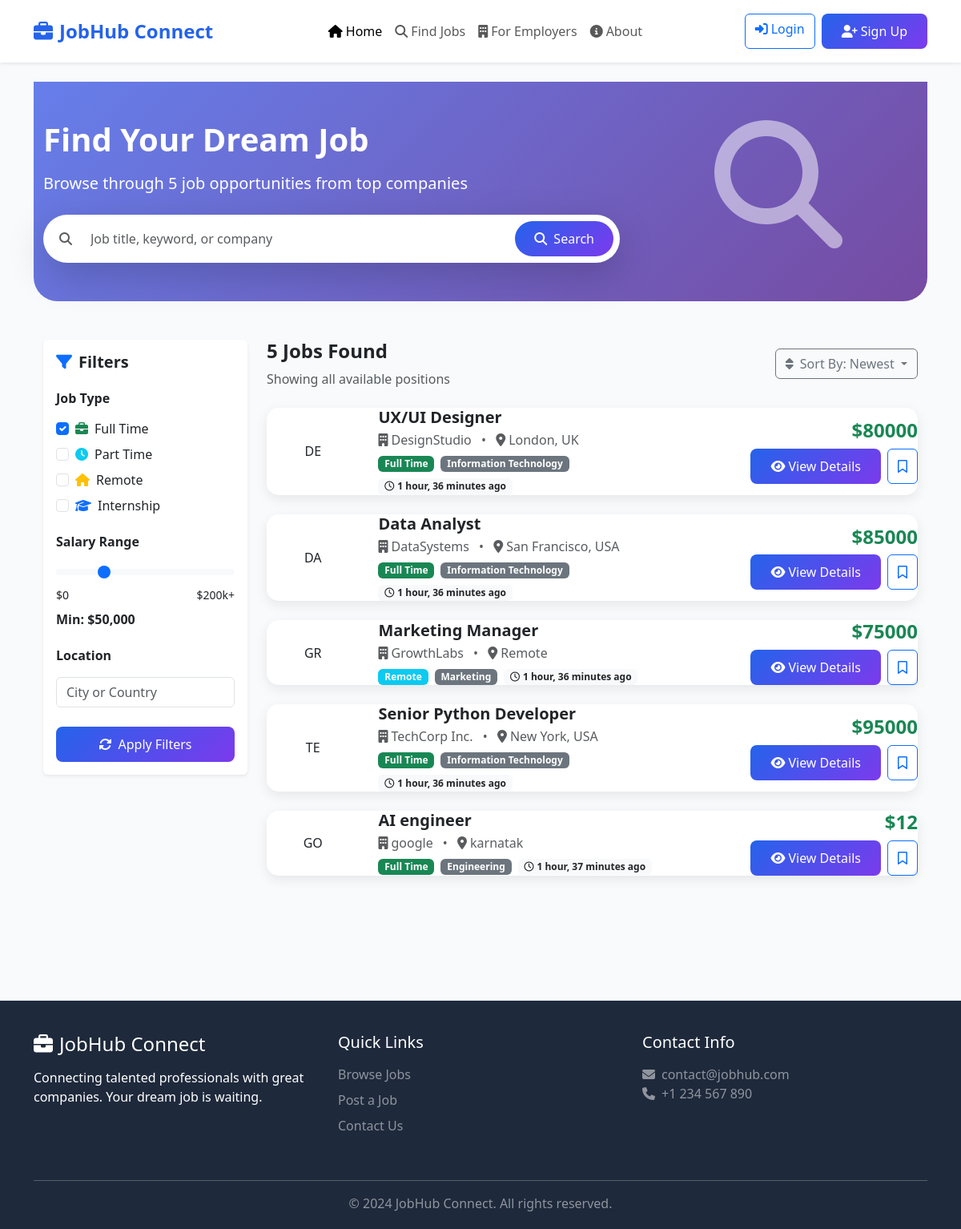
Screenshot of /jobs/ with the database file from the repository.
### jobs/models.py (models this page shows, shortened)
class Job(models.Model):
    JOB_TYPES = [
        ('full_time', 'Full Time'),
        ('part_time', 'Part Time'),
        ('contract', 'Contract'),
        ('internship', 'Internship'),
        ('remote', 'Remote'),
    ]
    CATEGORIES = [
        ('it', 'Information Technology'),
        ('engineering', 'Engineering'),
        ('healthcare', 'Healthcare'),
        ('finance', 'Finance'),
        ('marketing', 'Marketing'),
        ('education', 'Education'),
        ('other', 'Other'),
    ]
    title = models.CharField(max_length=200)
    company = models.CharField(max_length=200)
    location = models.CharField(max_length=200)
    job_type = models.CharField(max_length=20, choices=JOB_TYPES, default='full_time')
    category = models.CharField(max_length=50, choices=CATEGORIES, default='it')
    description = models.TextField()
    requirements = models.TextField()
    salary = models.DecimalField(max_digits=10, decimal_places=2, null=True, blank=True)
    posted_by = models.ForeignKey(User, on_delete=models.CASCADE)
    posted_date = models.DateTimeField(auto_now_add=True)
    is_active = models.BooleanField(default=True)
    class Meta:
        ordering = ['-posted_date']

### jobs/views.py (the view, shortened to what this page needs)
# urls.py: path('jobs/', views.job_list, name='job_list'),
def job_list(request):
    jobs = Job.objects.filter(is_active=True)
    search_query = request.GET.get('q', '')
    context = {
        'jobs': jobs,
        'search_query': search_query,
    }
    return render(request, 'job_list.html', context)

### templates/job_list.html (shortened to what this page needs)
{% extends 'base.html' %}
{% load static %}
{% block content %}
<section class="hero-section py-5" style="background: linear-gradient(135deg, #667eea 0%, #764ba2 100%);">
    <div class="container">
        <div class="row">
            <div class="col-lg-8">
                <h1 class="text-white fw-bold mb-3">Find Your Dream Job</h1>
                <p class="text-white lead mb-4">Browse through {{ jobs|length }} job opportunities from top companies</p>
                <div class="bg-white rounded-pill p-2 shadow-lg">
                    <form method="get" action="{% url 'job_list' %}" class="d-flex align-items-center">
                        <div class="input-group border-0">
                            <span class="input-group-text bg-transparent border-0">
                                <i class="fas fa-search text-muted"></i>
                            </span>
                            <input type="text" name="q" class="form-control border-0" placeholder="Job title, keyword, or company" value="{{ request.GET.q }}">
                            <button class="btn btn-primary rounded-pill px-4" type="submit">
                                <i class="fas fa-search me-2"></i>Search
                            </button>
                        </div>
                    </form>
                </div>
            </div>
            <div class="col-lg-4 text-center">
                <i class="fas fa-search fa-10x text-white opacity-50"></i>
            </div>
        </div>
    </div>
</section>
<section class="py-5">
    <div class="container">
        <div class="row">
            <div class="col-lg-3 mb-4">
                <div class="card border-0 shadow-sm sticky-top" style="top: 20px;">
                    <div class="card-body">
                        <h5 class="fw-bold mb-4">
                            <i class="fas fa-filter me-2 text-primary"></i>Filters
                        </h5>
                        <div class="mb-4">
                            <h6 class="fw-bold mb-3">Job Type</h6>
                            <div class="form-check mb-2">
                                <input class="form-check-input" type="checkbox" id="full_time" checked>
                                <label class="form-check-label" for="full_time">
                                    <i class="fas fa-briefcase me-2 text-success"></i>Full Time
                                </label>
                            </div>
                            <div class="form-check mb-2">
                                <input class="form-check-input" type="checkbox" id="part_time">
                                <label class="form-check-label" for="part_time">
                                    <i class="fas fa-clock me-2 text-info"></i>Part Time
                                </label>
                            </div>
                            <div class="form-check mb-2">
                                <input class="form-check-input" type="checkbox" id="remote">
                                <label class="form-check-label" for="remote">
                                    <i class="fas fa-home me-2 text-warning"></i>Remote
                                </label>
                            </div>
                            <div class="form-check mb-2">
                                <input class="form-check-input" type="checkbox" id="internship">
                                <label class="form-check-label" for="internship">
                                    <i class="fas fa-graduation-cap me-2 text-primary"></i>Internship
                                </label>
                            </div>
                        </div>
                        <div class="mb-4">
                            <h6 class="fw-bold mb-3">Salary Range</h6>
                            <input type="range" class="form-range" min="0" max="200000" step="10000" value="50000" id="salaryRange">
                            <div class="d-flex justify-content-between">
                                <small>$0</small>
                                <small>$200k+</small>
                            </div>
                            <p class="mt-2 fw-bold">Min: $<span id="salaryValue">50,000</span></p>
                        </div>
                        <div class="mb-4">
                            <h6 class="fw-bold mb-3">Location</h6>
                            <input type="text" class="form-control" placeholder="City or Country">
                        </div>
                        <button class="btn btn-primary w-100">
                            <i class="fas fa-sync-alt me-2"></i>Apply Filters
                        </button>
                    </div>
                </div>
            </div>
            <div class="col-lg-9">
                <div class="d-flex justify-content-between align-items-center mb-4">
                    <div>
                        <h4 class="fw-bold">{{ jobs|length }} Jobs Found</h4>
                        <p class="text-muted mb-0">Showing all available positions</p>
                    </div>
                    <div class="dropdown">
                        <button class="btn btn-outline-secondary dropdown-toggle" type="button" data-bs-toggle="dropdown">
                            <i class="fas fa-sort me-2"></i>Sort By: Newest
                        </button>
                    </div>
                </div>
                {% if jobs %}
                    {% for job in jobs %}
                    <div class="job-card mb-4">
                        <div class="card-body">
                            <div class="row align-items-center">
                                <div class="col-md-2 text-center mb-3 mb-md-0">
                                    <div class="company-logo mx-auto">
                                        {{ job.company|slice:":2"|upper }}
                                    </div>
                                </div>
                                <div class="col-md-6">
                                    <h5 class="fw-bold mb-1">{{ job.title }}</h5>
                                    <p class="text-muted mb-2">
                                        <i class="fas fa-building me-1"></i>{{ job.company }}
                                        <span class="mx-2">•</span>
                                        <i class="fas fa-map-marker-alt me-1"></i>{{ job.location }}
                                    </p>
                                    <div class="d-flex flex-wrap gap-2">
                                        <span class="badge bg-{% if job.job_type == 'full_time' %}success{% elif job.job_type == 'remote' %}info{% else %}warning{% endif %}">
                                            {{ job.get_job_type_display }}
                                        </span>
                                        <span class="badge bg-secondary">
                                            {{ job.get_category_display }}
                                        </span>
                                        <span class="badge bg-light text-dark">
                                            <i class="far fa-clock me-1"></i>{{ job.posted_date|timesince }} ago
                                        </span>
                                    </div>
                                </div>
                                <div class="col-md-4 text-md-end">
                                    {% if job.salary %}
                                    <h4 class="text-success fw-bold mb-2">${{ job.salary|floatformat:0 }}</h4>
                                    {% endif %}
                                    <div class="d-flex gap-2 justify-content-md-end">
                                        <a href="{% url 'job_detail' job.id %}" class="btn btn-primary">
                                            <i class="fas fa-eye me-1"></i>View Details
                                        </a>
                                        <button class="btn btn-outline-primary">
                                            <i class="far fa-bookmark"></i>
                                        </button>
                                    </div>
                                </div>
                            </div>
                        </div>
                    </div>
                    {% endfor %}
                {% endif %}
            </div>
        </div>
    </div>
</section>
{% endblock %}

### templates/base.html (shortened to what this page needs)
<!DOCTYPE html>
<html lang="en">
<head>
    <link href="https://cdn.jsdelivr.net/npm/bootstrap@5.3.0/dist/css/bootstrap.min.css" rel="stylesheet">
    <link rel="stylesheet" href="https://cdnjs.cloudflare.com/ajax/libs/font-awesome/6.4.0/css/all.min.css">
</head>
<body>
    <nav class="navbar navbar-expand-lg navbar-light bg-white shadow-sm py-3">
        <div class="container">
            <a class="navbar-brand" href="{% url 'home' %}">
                <i class="fas fa-briefcase me-2"></i>JobHub Connect
            </a>
            <div class="collapse navbar-collapse" id="navbarNav">
                <ul class="navbar-nav mx-auto">
                    <li class="nav-item">
                        <a class="nav-link active" href="{% url 'home' %}">
                            <i class="fas fa-home me-1"></i>Home
                        </a>
                    </li>
                    <li class="nav-item">
                        <a class="nav-link" href="{% url 'job_list' %}">
                            <i class="fas fa-search me-1"></i>Find Jobs
                        </a>
                    </li>
                    <li class="nav-item">
                        <a class="nav-link" href="#">
                            <i class="fas fa-building me-1"></i>For Employers
                        </a>
                    </li>
                    <li class="nav-item">
                        <a class="nav-link" href="#">
                            <i class="fas fa-info-circle me-1"></i>About
                        </a>
                    </li>
                </ul>
                <div class="d-flex">
                    <a href="#" class="btn btn-outline-primary me-2">
                        <i class="fas fa-sign-in-alt me-1"></i>Login
                    </a>
                    <a href="#" class="btn btn-primary">
                        <i class="fas fa-user-plus me-1"></i>Sign Up
                    </a>
                </div>
            </div>
        </div>
    </nav>
    <main class="py-4">
        <div class="container">
            {% block content %}{% endblock %}
        </div>
    </main>
    <footer class="footer">
        <div class="container">
            <div class="row">
                <div class="col-md-4 mb-4">
                    <h4 class="mb-3">
                        <i class="fas fa-briefcase me-2"></i>JobHub Connect
                    </h4>
                    <p>Connecting talented professionals with great companies. Your dream job is waiting.</p>
                </div>
                <div class="col-md-4 mb-4">
                    <h5 class="mb-3">Quick Links</h5>
                    <ul class="list-unstyled">
                        <li class="mb-2"><a href="{% url 'job_list' %}" class="text-white-50 text-decoration-none">Browse Jobs</a></li>
                        <li class="mb-2"><a href="#" class="text-white-50 text-decoration-none">Post a Job</a></li>
                        <li class="mb-2"><a href="#" class="text-white-50 text-decoration-none">Contact Us</a></li>
                    </ul>
                </div>
                <div class="col-md-4 mb-4">
                    <h5 class="mb-3">Contact Info</h5>
                    <p class="text-white-50">
                        <i class="fas fa-envelope me-2"></i>contact@jobhub.com<br>
                        <i class="fas fa-phone me-2"></i>+1 234 567 890
                    </p>
                </div>
            </div>
            <hr class="bg-white-50">
            <p class="text-center text-white-50 mb-0">
                &copy; 2024 JobHub Connect. All rights reserved.
            </p>
        </div>
    </footer>
</body>
</html>

### templates/base.html (style rules this page uses)
:root { --primary-color: #2563eb; --secondary-color: #7c3aed; --accent-color: #10b981; --dark-color: #1e293b; --light-color: #f8fafc; }
body { font-family: 'Segoe UI', Tahoma, Geneva, Verdana, sans-serif; background-color: #f8fafc; }
.navbar-brand { font-weight: 700; color: var(--primary-color) !important; font-size: 1.5rem; }
.btn-primary { background: linear-gradient(135deg, var(--primary-color), var(--secondary-color)); border: none; padding: 10px 25px; border-radius: 8px; font-weight: 500; }
.hero-section { background: linear-gradient(rgba(30, 41, 59, 0.9), rgba(30, 41, 59, 0.9)); color: white; padding: 80px 0; border-radius: 0 0 30px 30px; }
.job-card { background: white; border-radius: 15px; box-shadow: 0 5px 15px rgba(0, 0, 0, 0.08); transition: all 0.3s ease; border: none; margin-bottom: 20px; }
.footer { background: var(--dark-color); color: white; padding: 40px 0 20px; margin-top: 60px; }

### rows the page displays
Job: company "DE", title "UX/UI Designer", company "DesignStudio", location "London, UK", job_type "Full Time", category "Information Technology", posted_date "1 hour, 36 minutes", salary "80000"
Job: company "DA", title "Data Analyst", company "DataSystems", location "San Francisco, USA", job_type "Full Time", category "Information Technology", posted_date "1 hour, 36 minutes", salary "85000"
Job: company "GR", title "Marketing Manager", company "GrowthLabs", location "Remote", job_type "Remote", category "Marketing", posted_date "1 hour, 36 minutes", salary "75000"
Job: company "TE", title "Senior Python Developer", company "TechCorp Inc.", location "New York, USA", job_type "Full Time", category "Information Technology", posted_date "1 hour, 36 minutes", salary "95000"
Job: company "GO", title "AI engineer", company "google", location "karnatak", job_type "Full Time", category "Engineering", posted_date "1 hour, 37 minutes", salary "12"

### other values shown
{{ jobs|length }} "5"
